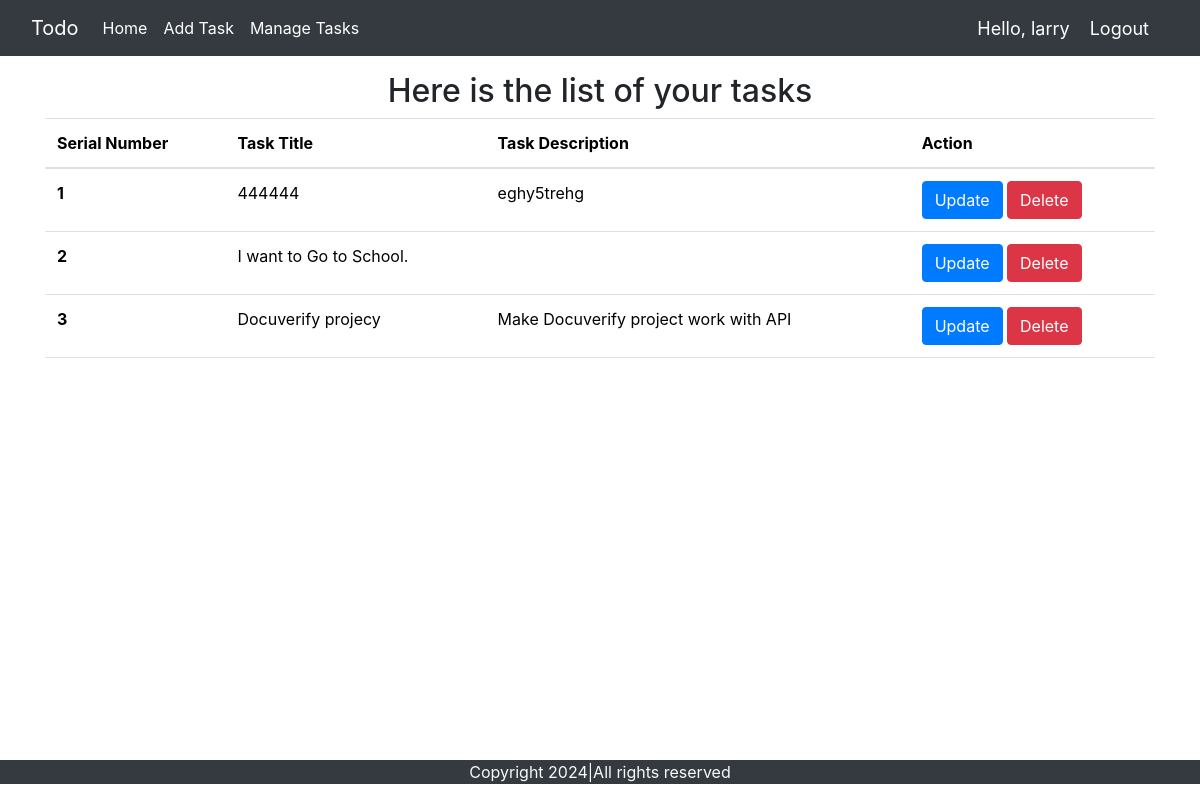
Page /manage_task (signed in) on the earlier database version.
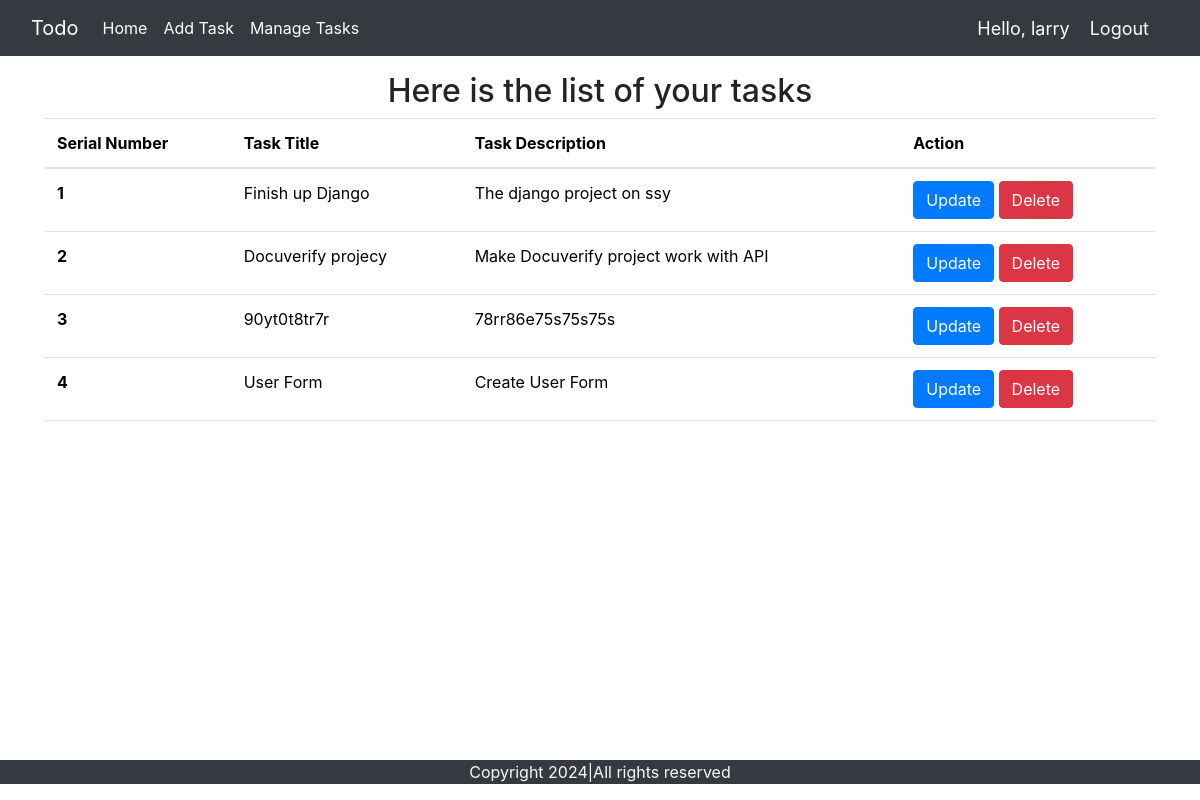
Same page on the later database version.
### home/models.py (models this page shows, shortened)
class Task(models.Model):
    taskTitle = models.CharField(max_length=8, unique=True)
    taskDesc = models.TextField()
    time = models.DateTimeField(auto_now_add=True)

### home/views.py (the view)
# urls.py: path('manage_task', views.manage_task, name='tasks'),
@login_required(login_url='login')
def manage_task(request):
    tasks = Task.objects.all()
    for task in tasks:
        if not task.taskTitle:
            print(f"Task with ID {task.id} has an empty taskTitle")
    return render(request, 'tasks.html', {'tasks': tasks})

### templates/tasks.html (shortened to what this page needs)
<!DOCTYPE html>
<html lang="en">
<head>
    <link rel="stylesheet" href="https://cdn.jsdelivr.net/npm/bootstrap@5.3.3/dist/css/bootstrap.min.css">
    <link href="https://stackpath.bootstrapcdn.com/bootstrap/4.5.2/css/bootstrap.min.css" rel="stylesheet">
    <link href="https://stackpath.bootstrapcdn.com/bootstrap/4.5.2/css/bootstrap.min.css" rel="stylesheet">
    <link href="https://stackpath.bootstrapcdn.com/bootstrap/4.5.2/css/bootstrap.min.css" rel="stylesheet">
</head>
<body>
    <nav class="navbar navbar-expand-lg navbar-dark bg-dark">
        <div class="container-fluid">
            <a class="navbar-brand" href="#">Todo</a>
            <div class="collapse navbar-collapse" id="navbarNavDropdown">
                <ul class="navbar-nav">
                    <li class="nav-item">
                        <a class="nav-link active" aria-current="page" href="/">Home</a>
                    </li>
                    <li class="nav-item">
                        <a class="nav-link" href="/add_task">Add Task</a>
                    </li>
                    <li class="nav-item">
                        <a class="nav-link" href="/manage_task">Manage Tasks</a>
                    </li>
                </ul>
            </div>
            <span class="hello_msg">Hello, {{request.user}}</span>
            <span><a class="hello_msg" href="/logout">Logout</a></span>
        </div>
    </nav>
    <div class="container my-3">
        <h2 class="text-center">Here is the list of your tasks</h2>
        <table class="table">
            <thead>
                <tr>
                    <th scope="col">Serial Number</th>
                    <th scope="col">Task Title</th>
                    <th scope="col">Task Description</th>
                    <th scope="col">Action</th>
                </tr>
            </thead>
            <tbody>
                {% for task in tasks %}
                <tr>
                    <th scope="row">{{ forloop.counter }}</th>
                    <td>{{ task.taskTitle }}</td>
                    <td>{{ task.taskDesc }}</td>
                    <td>
                        {% if task.taskTitle %}
                        <a class="btn btn-primary" href="{% url 'update_task' task.taskTitle|urlencode %}">Update</a>
                        <a class="btn btn-danger" href="{% url 'delete_task' task.taskTitle|urlencode %}">Delete</a>
                        {% else %}
                        <span>N/A</span>
                        {% endif %}
                    </td>
                </tr>
                {% endfor %}
            </tbody>
        </table>
    </div>
    <footer>
        <p class="text-center bg-dark text-light fixed-bottom"> Copyright 2024|All rights reserved</p>
    </footer>
</body>
</html>

### templates/tasks.html (style rules this page uses)
.navbar-dark .navbar-nav .nav-link { color: white; }
.navbar-dark .navbar-brand { color: white; }
.hello_msg { color: #fff; font-size: 18px; margin-right: 20px; }

Differences in the rows shown:
removed Task: taskTitle "444444", taskDesc "eghy5trehg", shows "Update"
changed Task: taskTitle "I want to Go to School." → "Finish up Django"; taskDesc (not shown) → "The django project on ssy"
added Task: taskTitle "90yt0t8tr7r", taskDesc "78rr86e75s75s75s", shows "Update"
added Task: taskTitle "User Form", taskDesc "Create User Form", shows "Update"
